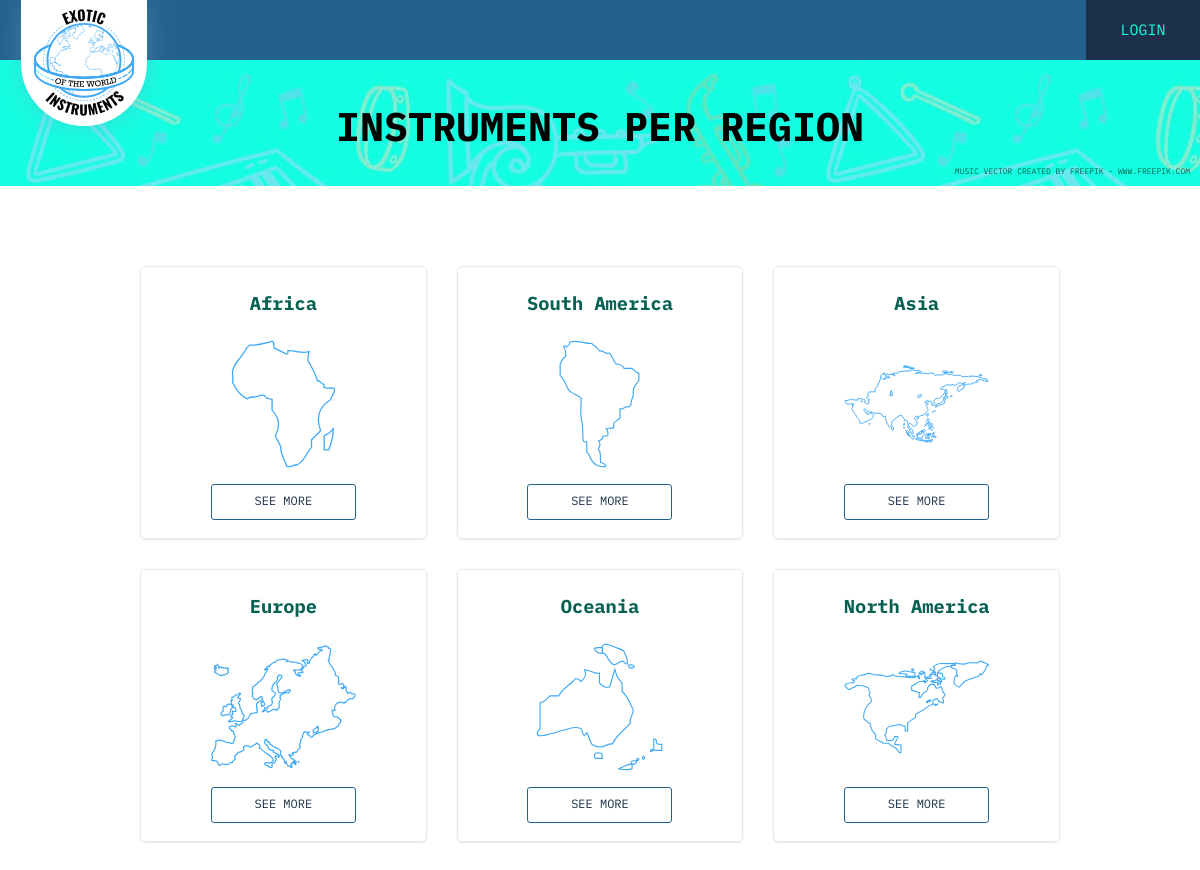
The page / on the database its author committed.
### database_setup.py (models this page shows, shortened)
class Region(Base):
    __tablename__ = 'region'
    id = Column(Integer, primary_key=True)
    name = Column(String(250), nullable=False, unique=True)

### main.py (the view)
@app.route('/')
def show_regions():
    regions = session.query(Region).all()
    title = "Instruments Per Region"
    if is_logged_in():
        user_info = get_user_info()
        return render_template('main.html',
                               regions=regions,
                               user=user_info,
                               title=title)
    else:
        return render_template('main.html',
                               regions=regions,
                               title=title)

### main.py (called while the page is built)
@app.template_filter('autoversion')
def autoversion_filter(filename):
    full_path = os.path.join('app/', filename[1:])
    try:
        timestamp = str(os.path.getmtime(full_path))
    except OSError:
        return filename
    new_filename = "{0}?v={1}".format(filename, timestamp)
    return new_filename

def is_logged_in():
    return True if AUTH_TOKEN_KEY in login_session else False

### templates/main.html
{% extends "base.html" %}
{% block content %}
<div class="grid__region">
{% for region in regions %}
    <div class="grid__item">
        <a href='{{region.name.replace(" ", "_").lower()}}'>
          <div class="region">
              <h3 class="region__name">{{region.name}}</h3>
              {% with formatted_name = region.name.replace(" ", "_").lower() %}
              <img class="region__img" src="/static/images/{{formatted_name}}.svg" alt="region image"/>
              {% endwith %}
              <div class="moreinfo"><p class="moreinfo__text">See More</p></div>
          </div>
        </a>
    </div>
{% endfor %}
</div>
{% endblock %}

### templates/base.html (shortened to what this page needs)
<!DOCTYPE html>
<html lang="en">
	<head>
    <link rel="stylesheet"
		href="{{ url_for('static', filename='css/styles.css')|autoversion }}"
    type="text/css" media="screen"
    charset="utf-8"/>
	</head>
	<body>
		<div class="navbar">
			<a href="/"><div class="navbar__logo"><img class="logo" src="/static/images/logo.svg" alt="logo"></div></a>
			{% if user %}
			<div class="navbar__logged">
				<a href="/dashboard"><div><img class="avatar__img" src='{{user.picture}}' alt="profile picture"/></div></a>
				{% if user.name|length > 10 %}
					<div class="avatar">{{user.name[:9]}}</div>
				{% else %}
					<div class="avatar">{{user.name}}</div>
				{% endif %}
				<div class="avatar__separator">|</diV>
					<a href="/logout">
							<div class="navbar__logout">Logout</div>
					</a>
			</div>
			{% else %}
				<a href="/login">
					<div class="navbar__login">Login</div>
				</a>
		 {% endif %}
  	</div>
		<div class="background">
			<h1>{{title}}</h1>
			<a href="https://www.freepik.com/free-photos-vectors/music"
               target="_blank"
               rel="noopener noreferrer">
                Music vector created by freepik - www.freepik.com
            </a>
		</div>
		<main class="container">
				{% block content %}
				{% endblock %}
		</main>
	</body>
</html>

### static/css/styles.css (style rules this page uses)
* { margin: 0; box-sizing: border-box; }
body { font-family: 'IBM Plex Mono', monospace; }
h1 { margin-top: 1em; }
a, u { text-decoration: none; }
a:visited, a:hover, a:active, a:link { color: black; }
.navbar { margin: 0 auto; max-width: 100%; height: 60px; line-height: 60px; text-align: center; background-color: #24628e; display: flex; justify-content: space-between; }
.navbar__logo { align-self: flex-start; width: 126px; z-index: 1; }
.navbar__login { background-color: #1c304a; align-self: flex-end; height: 60px; width: 114px; font-size: 15px; text-transform: uppercase; color: #13ffe2; }
.background { display: flex; flex-direction: column; justify-content: space-between; background-image: url("bg-image.jpeg"); background-repeat: repeat; width: 100%; height: 126px; text-align: center; color: black; text-transform: uppercase; font-size: 20px; }
.background a { font-size: 8px; margin: 10px; align-self: flex-end; }
.userpref a:visited, a:hover, a:active, a:link { color: #076153; }
.container { width: 100%; max-width: 960px; margin: 0 auto; padding: 20px 20px; }
.grid__region { margin-top: 60px; display: grid; width: 100%; grid-template-columns: 1fr 1fr 1fr; justify-content: center; grid-gap: 30px; margin-bottom: 60px; }
.region { width: 100%; height: 273px; margin: 0 auto; text-align: center; line-height: 73px; border: 1px solid rgba(232, 235, 233); border-radius: 5px; box-shadow: 0 1px 2px rgba(0,0,0,.1); transition: all .1s linear; display: flex; flex-direction: column; }
.region__name { order: 1; align-self: center; }
.region__img { order: 2; align-self: center; width: 145px; height: 128px; }
.moreinfo { height: 36px; width: 145px; align-self: center; margin-top: 1em; border-radius: 3px; border: solid 1px #24628e; order: 3; }
.moreinfo__text { line-height: 32px; font-size: 12px; text-transform: uppercase; color: #1c304a; }

### rows shown on the page
Region: name "Africa", shows a picture
Region: name "South America", shows a picture
Region: name "Asia", shows a picture
Region: name "Europe", shows a picture
Region: name "Oceania", shows a picture
Region: name "North America", shows a picture

### other values the page prints
{{ title }} "INSTRUMENTS PER REGION"
